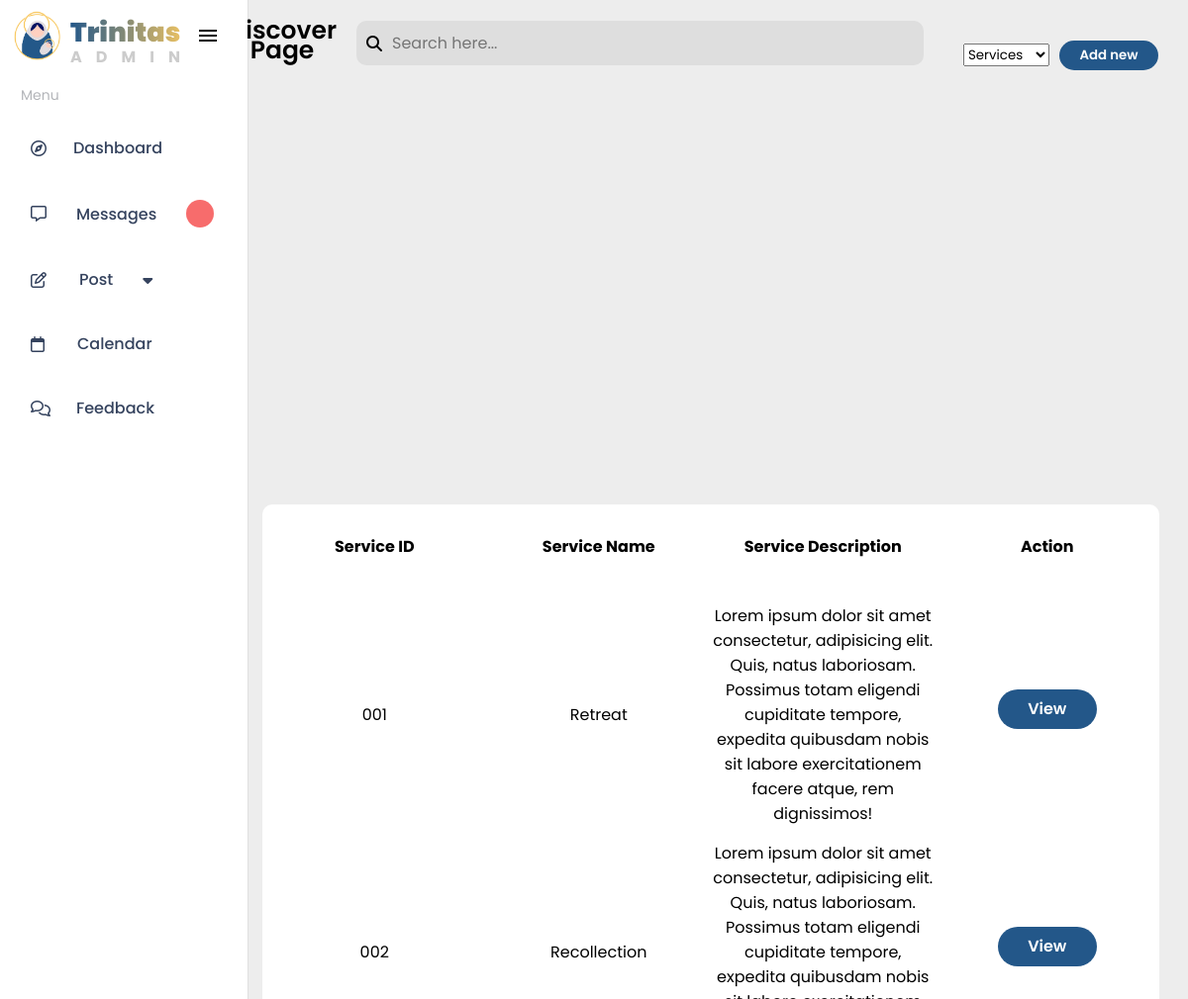
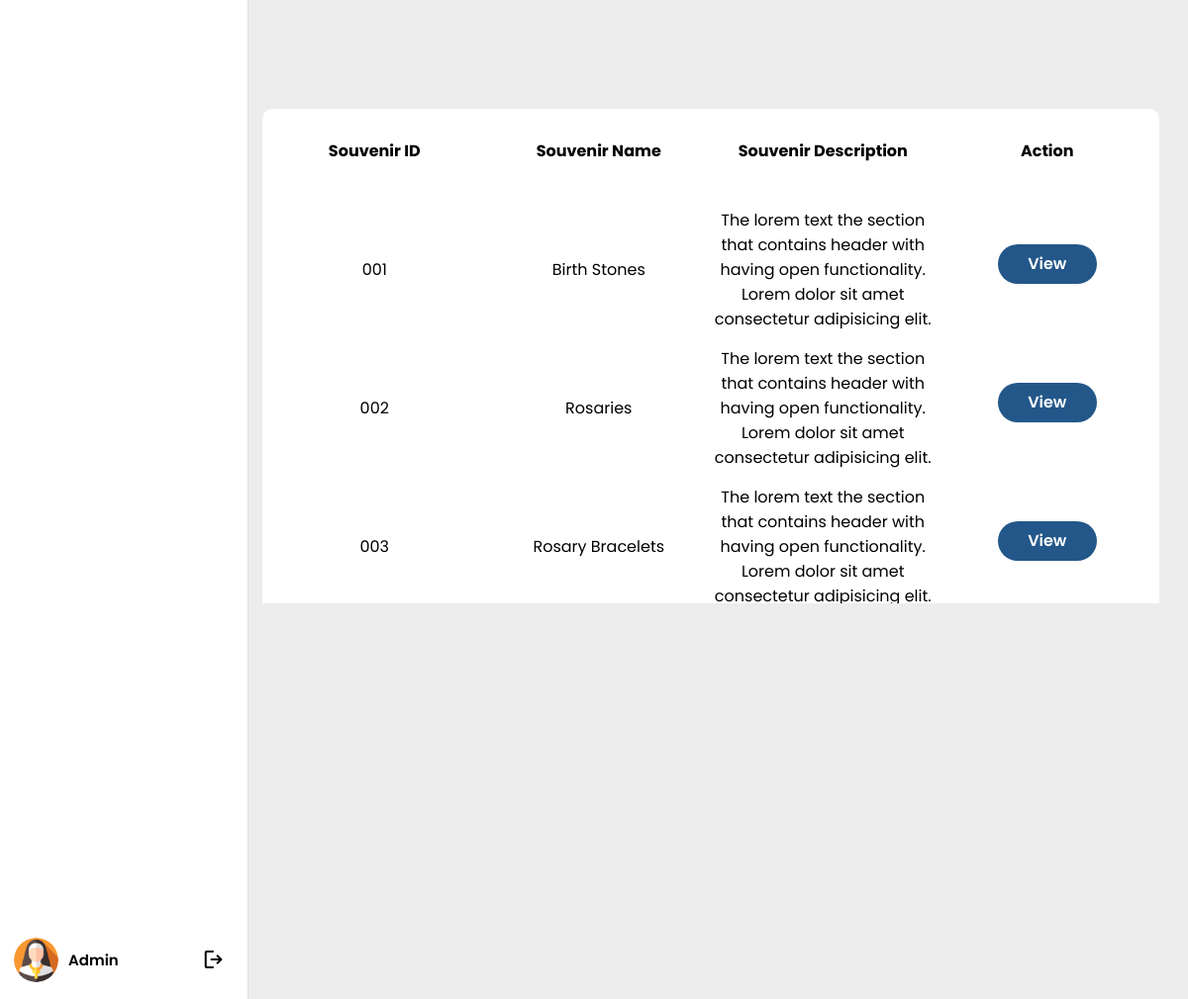
/admin-side/post-discover.php (signed in), run on the app's committed database (2 pictures, top to bottom).
### tables this page shows
CREATE TABLE `services` (
  `service_id` int(11) NOT NULL,
  `service_name` varchar(255) NOT NULL,
  `price_range` varchar(255) NOT NULL,
  `service_description` text NOT NULL,
  `img_path` varchar(255) NOT NULL
);

CREATE TABLE `souvenir_items` (
  `item_id` int(11) NOT NULL,
  `item_name` varchar(255) DEFAULT NULL,
  `souvenir_description` text DEFAULT NULL,
  `souvenir_img_path` varchar(255) DEFAULT NULL
);

### admin-side/post-discover.php (the view, shortened to what this page needs)
<?php
$sql = "SELECT services.service_id, services.service_name, services.service_description, services.img_path
            FROM services";
$stmt = $conn->prepare($sql);
$stmt->execute();
$sql2 = "SELECT souvenir_items.item_id, souvenir_items.item_name, souvenir_items.souvenir_description, souvenir_items.souvenir_img_path
            FROM souvenir_items";
$stmt2 = $conn->prepare($sql2);
$stmt2->execute();
?>
<!DOCTYPE html>
<html lang="en">
<head>
    <link rel="stylesheet" href="https://cdnjs.cloudflare.com/ajax/libs/font-awesome/6.4.0/css/all.min.css" />
    <link rel="stylesheet" href="./css/admin_style.css">
</head>
<body style="overflow-x: hidden;">
    <?php
    include "./admin_sidebar.php";
    include "./discover-view.php";
    ?>
    <section class="post-discover">
        <div class="admin-discover-header">
            <div class="right-section">
                <h4 class="admin-title">Discover Page</h4>
            </div>
            <div class="center-section">
                <div class="search-bar-admin">
                    <i class="fa-solid fa-magnifying-glass"></i>
                    <input type="text" id="searchInput" placeholder="Search here...">
                </div>
            </div>
            <div class="left-section">
                <select name="selectedStatus" class="sorting-list">
                    <vscode-file: //vscode-app/c:/Users/admin/AppData/Local/Programs/Microsoft%20VS%20Code/resources/app/out/vs/code/electron-sandbox/workbench/workbench.htmloption value="">All</option>
                        <option value="Services">Services</option>
                </select>
                <button class="add-btn">Add new</button>
            </div>
        </div>
        <div id="table-container-service" class="table-container">
            <table class="discover-table">
                <tr class="title-discover">
                    <th>Service ID</th>
                    <th>Service Name</th>
                    <th>Service Description</th>
                    <th>Action</th>
                </tr>
                <?php
                while ($row = $stmt->fetch(PDO::FETCH_ASSOC)) {
                    echo '<tr class="searchable-card">
                    <td>' . sprintf("%03d", $row['service_id']) . '</td>
                    <td>' . $row['service_name'] . '</td>
                    <td>' . $row['service_description'] . '</td>
                    <td>
                        <button class="view-btn" data-id="' . $row['service_id'] . '" data-type="service">View</button>
                    </td>
                </tr>';
                }
                ?>
            </table>
        </div>
        <div id="table-container-souvenir" class="table-container">
            <table class="discover-table">
                <tr class="title-discover">
                    <th>Souvenir ID</th>
                    <th>Souvenir Name</th>
                    <th>Souvenir Description</th>
                    <th>Action</th>
                </tr>
                <?php
                while ($row2 = $stmt2->fetch(PDO::FETCH_ASSOC)) {
                    echo '<tr class="searchable-card">
                    <td>' . sprintf("%03d", $row2['item_id']) . '</td>
                    <td>' . $row2['item_name'] . '</td>
                    <td>' . $row2['souvenir_description'] . '</td>
                    <td>
                        <button class="view-btn" data-id="' . $row2['item_id'] . '" data-type="souvenir">View</button>
                    </td>
                </tr>';
                }
                ?>
            </table>
        </div>
    </section>
</body>

### admin-side/css/admin_style.css (style rules this page uses)
:root { --blue: #235789; --white: #ffffff; --yellow: #f7f585; }
* { margin: 0; padding: 0; box-sizing: border-box; font-family: 'Poppins', sans-serif; }
body { margin: 0; padding: 0; background-color: #ededed; }
.right-section .admin-title { font-weight: 600; line-height: 20px; font-size: 25px; }
.center-section { width: 100%; }
.center-section .search-bar-admin { width: 100%; background-color: #dedede; display: flex; align-items: center; gap: 10px; padding: 10px 0 10px 10px; border-radius: 10px; }
.meal-table td, th, .user-table td, th { width: 100%; display: flex; align-items: center; text-align: center; justify-content: center; }
.search-bar-admin input { background-color: transparent; border: none; outline: none; width: inherit; font-size: 16px; }
.left-section .add-btn { width: 100px; height: 30px; border: none; outline: none; cursor: pointer; background-color: #235789; color: #ffff; font-weight: 600; border-radius: 35px; }
.view-btn { background-color: #235789; border-radius: 35px; cursor: pointer; width: 100px; text-align: center; position: relative; border: none; outline: none; color: #fff; height: 40px; font-size: 16px; margin-bottom: 12px; align-items: center; font-weight: 600; }
@media screen and (max-width: 1290px) { .right-section { justify-content: center; align-items: center; text-align: center; } }
@media screen and (max-width: 1290px) { .center-section { width: 100%; } }
@media screen and (max-width: 1290px) { .left-section { justify-content: end; padding: 20px; } }
.post-discover { position: relative; min-height: 100vh; top: 50%; left: 180px; width: calc(100% - 170px); margin: auto 15px; display: flex; justify-content: center; flex-direction: column; align-items: center; overflow: hidden; }
.admin-discover-header { display: flex; justify-content: space-between; padding: 21px 0 0 0; gap: 20px; width: 80%; position: fixed; top: 0; background-color: #ededed; z-index: 1; transition: all 0.5s ease; }
.post-discover .discover-table { width: 100%; background-color: #ffff; padding: 10px 14px; border-radius: 10px; border-collapse: collapse; }
.discover-table tr { display: flex; align-items: center; justify-content: center; height: auto; }
.discover-table td, th { width: 100%; display: flex; align-items: center; text-align: center; justify-content: center; margin-bottom: 15px; }
.admin-discover-header .left-section { display: flex; flex-direction: row; align-items: baseline; gap: 10px; justify-content: flex-end; color: #adadad; cursor: pointer; width: auto; }
.table-container { left: 8px; position: relative; width: calc(100% - 124px); overflow-y: scroll; height: 500px; position: relative; margin-top: 110px; }
.discover-table .title-discover { height: 100px; }

### data on the page
services: service_id "001", service_name "Retreat", service_description "Lorem ipsum dolor sit amet consectetur, adipisicing elit. Quis, natus laboriosam. Possimus totam eligendi cupiditate tempore, expedita quibusdam nobis sit labore exercitationem facere atque, rem dignissimos!"
services: service_id "002", service_name "Recollection", service_description "Lorem ipsum dolor sit amet consectetur, adipisicing elit. Quis, natus laboriosam. Possimus totam eligendi cupiditate tempore, expedita quibusdam nobis…"
souvenir_items: item_id "001", item_name "Birth Stones", souvenir_description "The lorem text the section that contains header with having open functionality. Lorem dolor sit amet consectetur adipisicing elit."
souvenir_items: item_id "002", item_name "Rosaries", souvenir_description "The lorem text the section that contains header with having open functionality. Lorem dolor sit amet consectetur adipisicing elit."
souvenir_items: item_id "003", item_name "Rosary Bracelets", souvenir_description "The lorem text the section that contains header with having open functionality. Lorem dolor sit amet consectetur adipisicing elit."
